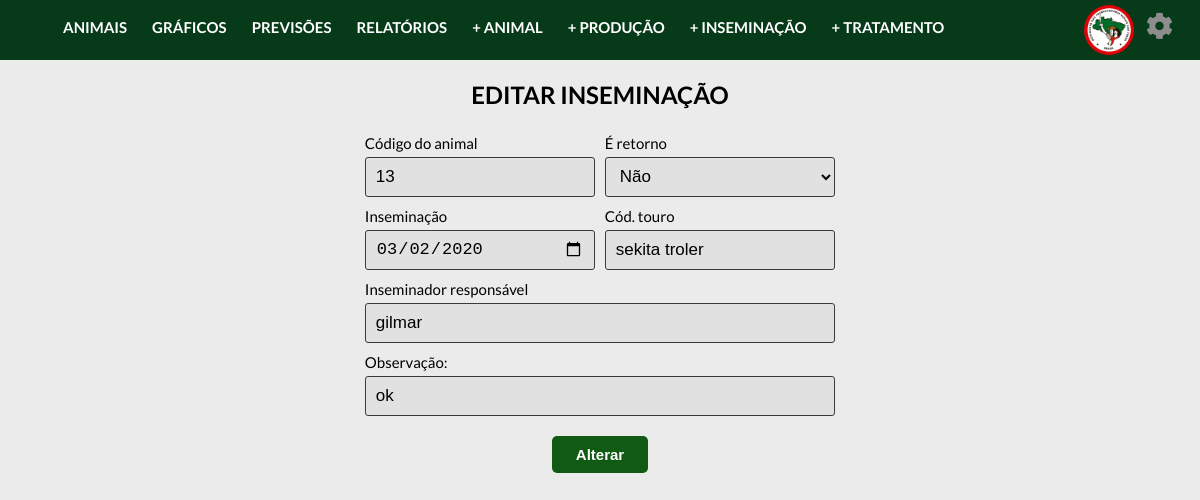
Page /controller/inseminacaoController.php?acao=altera&codInseminacao=13 on the committed database.
### tables this page shows
create table inseminacao(
  codInseminacao INTEGER AUTO_INCREMENT PRIMARY KEY,
  codAnimal INTEGER NOT NULL,
  dtInseminacao DATE NOT NULL,
  dtPrevSecagem DATE NOT NULL,
  dtPrevParto DATE NOT NULL,
  touroInseminador VARCHAR(20) NOT NULL,
  inseminadorResponsavel VARCHAR(40) NOT NULL,
  retorno VARCHAR(10) NOT NULL,
  obs TEXT,
   
  FOREIGN KEY (codAnimal) REFERENCES animal(codAnimal)
);

### controller/classes/Conexao.php (called while the page is built)
<?php
    class Conexao{
        public static $conexao;
        public static function conecta(){
            if(!isset(self::$conexao)){
                try{
                    self::$conexao = new PDO("mysql:host=localhost; dbname=projetointegrado", "admcooptar", "12345");
                }
                catch(PDOException $e){
                    echo "Erro de conexão: ". $e->getMessage();
                    die();
                }
            }
            return self::$conexao;
        }
    }
?>

### controller/classes/InseminacaoDAO.php (called while the page is built, shortened)
<?php
    require_once "Conexao.php";
    require_once "Inseminacao.php";
    class InseminacaoDAO{
        public $conexao;
        public function __construct(){
            $this->conexao = Conexao::conecta();
        }
        public function buscarAltera($codInseminacao){
            try{
                $query = $this->conexao->prepare("select * from inseminacao where codInseminacao = :i");
                $query->bindParam(":i", $codInseminacao);
                $query->execute();
                $registros = $query->fetchAll(PDO::FETCH_CLASS, "Inseminacao");
                return $registros[0];
            }
            catch(PDOException $e){
                echo "Erro no acesso aos dados: ". $e->getMessage();
            }
        }
    }
?>

### controller/classes/Inseminacao.php (called while the page is built, shortened)
<?php
    class Inseminacao{
        private $codAnimal;
        private $dtInseminacao;
        private $touroInseminador;
        private $inseminadorResponsavel;
        private $retorno;
        private $obs;
        public function getCodAnimal(){
            return $this->codAnimal;
        }
        public function getDtInseminacao(){
            return $this->dtInseminacao;
        }
        public function getTouroInseminador(){
            return $this->touroInseminador;
        }
        public function getInseminadorResponsavel(){
            return $this->inseminadorResponsavel;
        }
        public function getRetorno(){
            return $this->retorno;
        }
        public function getObs(){
            return $this->obs;
        }
    }
?>

### controller/views/alteraInseminacao.php (the view, shortened to what this page needs)
<main>
  <?php
    $codAnimal = isset($_POST['field_codAnimal']) ? $_POST['field_codAnimal'] : $inseminacao->getCodAnimal();
    $dtInseminacao = isset($_POST['field_dtInseminacao']) ? $_POST['field_dtInseminacao'] : $inseminacao->getDtInseminacao();
    $touroInseminador = isset($_POST['field_touroInseminador']) ? $_POST['field_touroInseminador'] : $inseminacao->getTouroInseminador();
    $inseminadorResponsavel = isset($_POST['field_inseminadorResponsavel']) ? $_POST['field_inseminadorResponsavel'] : $inseminacao->getInseminadorResponsavel();
    $retorno = isset($_POST['field_retorno']) ? $_POST['field_retorno'] : $inseminacao->getRetorno();
    $obs = isset($_POST['field_obs']) ? $_POST['field_obs'] : $inseminacao->getObs();
  ?>
<?php require_once("../includes/header.php");?>
<form action="" class="container-historicos" method="post" enctype="multipart/form-data">
  <h2>EDITAR INSEMINAÇÃO</h2>
  <div class="div-metade">
    <label class="label-cadastra" for="id_codAnimal">Código do animal </label>
    <input type="number" name="field_codAnimal" id="id_codAnimal" value="<?=$codAnimal?>" >
  </div>
  <div class="div-metade">
    <label class="label-cadastra" for="id_retorno">É retorno </label>
    <select name="field_retorno" id="id_retorno" required >
          <option value="Não" value="<?=$retorno?>">Não</option>
    </select>
  </div>
  <div class="div-metade" >
    <label class="label-cadastra" for="id_dtInseminacao">Inseminação </label>
    <input type="date" name="field_dtInseminacao" id="id_dtInseminacao" value="<?=$dtInseminacao?>" onclick="dataPrevisaoParto()" >
  </div>
  <div class="div-metade" >
    <label class="label-cadastra" for="id_touroInseminador">Cód. touro </label>
    <input type="text"  name="field_touroInseminador" maxlength="100" id="id_touroInseminador" value="<?=$touroInseminador?>"required>
  </div>
  <div class="div-inteira">
    <label class="label-cadastra" for="id_inseminadorResponsavel">Inseminador responsável </label>
    <input type="text" name="field_inseminadorResponsavel" maxlength="100" id="id_inseminadorResponsavel" value="<?=$inseminadorResponsavel?>" required>
  </div>
  <div class="div-inteira">
    <label class="label-cadastra" for="id_obs">Observação: </label>
    <input type="text" name="field_obs" maxlength="100" id="id_obs" value="<?=$obs?>">
  </div>
  <button name="adiciona" class="button-form" type="submit">Alterar</button>
</form>

### css/style.css (style rules this page uses)
:root { --primary-color: #073a18; }
body { font-family: 'Lato', sans-serif; margin: 0; transition: transform 0.3s; background-color: #ebebeb; }
button, input[type='submit'] { border: 0; border-radius: 5px; color: #fff; cursor: pointer; padding: 8px 12px; }

### css/adicionar-animal.css (style rules this page uses)
.container-historicos { display: flex; flex-direction: row; justify-content: flex-start; flex-wrap: wrap; margin-left: 30%; width: 40%; }
input[type=date], input[type=text], input[type=file], select, input[type=number], input[type=password], input[type=checkbox] { background-color: #e2e1e1; width: 100%; padding: 6px 10px; margin: 5px 0 5px 0; display: inline-block; border: 1.8px solid #3c3b3b; box-sizing: border-box; border-radius: 3px; font-size: 17px; cursor: pointer; height: 40px; }
.label-cadastra { width: 100%; margin: 5px 0 0 0; display: block; box-sizing: border-box; font-size: 15px; }
.container-historicos h2 { width: 100%; text-align: center; }
.button-form { background-color: #115a13; color: white; padding: 10px; margin: 15px 0 0 40%; border: none; cursor: pointer; width: 20%; font-size: 15px; font-weight: bold; }
.div-metade { width: 48%; margin: 0 1% 0 1%; }
.div-inteira { width: 98%; margin: 0 1% 0 1%; }

### rows in the picture
inseminacao: field_codAnimal "13", field_dtInseminacao "03/02/2020", field_touroInseminador "sekita troler", field_inseminadorResponsavel "gilmar", field_obs "ok"
